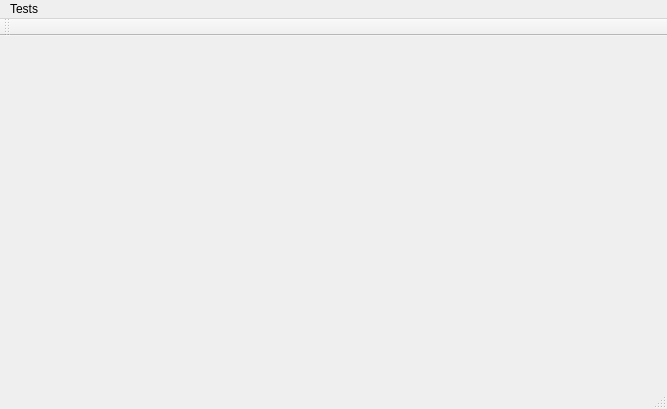
<?xml version="1.0" encoding="UTF-8"?>
<ui version="4.0">
 <class>MainWindow</class>
 <widget class="QMainWindow" name="MainWindow">
  <property name="geometry">
   <rect>
    <x>0</x>
    <y>0</y>
    <width>667</width>
    <height>409</height>
   </rect>
  </property>
  <property name="windowTitle">
   <string>MainWindow</string>
  </property>
  <widget class="QWidget" name="centralWidget">
   <layout class="QHBoxLayout" name="horizontalLayout_2"/>
  </widget>
  <widget class="QMenuBar" name="menuBar">
   <property name="geometry">
    <rect>
     <x>0</x>
     <y>0</y>
     <width>667</width>
     <height>20</height>
    </rect>
   </property>
   <widget class="QMenu" name="menuFile">
    <property name="title">
     <string>Tests</string>
    </property>
    <addaction name="actionSSL"/>
    <addaction name="actionRegex_test"/>
    <addaction name="actionPing_test"/>
   </widget>
   <addaction name="menuFile"/>
  </widget>
  <widget class="QToolBar" name="mainToolBar">
   <attribute name="toolBarArea">
    <enum>TopToolBarArea</enum>
   </attribute>
   <attribute name="toolBarBreak">
    <bool>false</bool>
   </attribute>
  </widget>
  <widget class="QStatusBar" name="statusBar"/>
  <action name="actionSSL">
   <property name="text">
    <string>SSL test</string>
   </property>
  </action>
  <action name="actionRegex_test">
   <property name="text">
    <string>Regex test</string>
   </property>
  </action>
  <action name="actionPing_test">
   <property name="text">
    <string>Ping test</string>
   </property>
  </action>
 </widget>
 <layoutdefault spacing="6" margin="11"/>
 <resources/>
 <connections/>
</ui>
